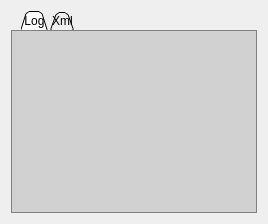
<?xml version="1.0" encoding="UTF-8"?>
<ui version="4.0">
 <class>LogWidget</class>
 <widget class="QWidget" name="LogWidget">
  <property name="geometry">
   <rect>
    <x>0</x>
    <y>0</y>
    <width>268</width>
    <height>224</height>
   </rect>
  </property>
  <property name="sizePolicy">
   <sizepolicy hsizetype="Maximum" vsizetype="Maximum">
    <horstretch>0</horstretch>
    <verstretch>0</verstretch>
   </sizepolicy>
  </property>
  <property name="windowTitle">
   <string>Form</string>
  </property>
  <property name="styleSheet">
   <string notr="true">QTextBrowser {
	border: 1px solid gray;
	background-color: rgba(0, 0, 0, 32);
}

QTabWidget::pane {
	background: rgba(0, 0, 0, 0);
	border: 0;

    /*
    position: absolute;
    top: 7px;
    */
}
QTabWidget::tab-bar {
	left: 10px;
}
QTabBar::tab {
    background: qlineargradient(x1: 0, y1: 0, x2: 0, y2: 1,
                                   stop: 0 rgba(0, 0, 0, 16),
								   stop: 0.4 rgba(0, 0, 0, 32),
                                   stop: 0.5 rgba(0, 0, 0, 30),
                                   stop: 1.0 rgba(0, 0, 0, 16));
     min-width: 8ex;
     padding: 2px;
	margin-right: 2px;
/*
	padding: 4px;
	margin-right: 2px;
	min-width: 40px;
*/
		
;
}


QTabBar::tab:selected, QTabBar::tab:hover {
    background: qlineargradient(x1: 0, y1: 0, x2: 0, y2: 1,
                                   stop: 0 rgba(0, 0, 0, 32),
								   stop: 0.4 rgba(0, 0, 0, 64),
                                   stop: 0.5 rgba(0, 0, 0, 60),
                                   stop: 1.0 rgba(0, 0, 0, 32));
	border: 1px solid gray;
	border-bottom: 0;

 }
QScrollBar:vertical {
	border: 1px solid grey;
	background: rgba(0, 0, 0, 0);
	width: 15px;
	margin: 19px 0 19px 0;
}
QScrollBar::handle:vertical {
	background: rgba(0, 0, 0, 32);
	border-top: 1px solid grey;
	border-bottom: 1px solid grey;
	min-height: 45px;
	margin-top: -1;
	margin-bottom: -1;
}
QScrollBar::add-line:vertical {
	border: 1px solid grey;
	background: rgba(0, 0, 0, 32);
	height: 15px;
	subcontrol-position: bottom;
	subcontrol-origin: margin;
}
QScrollBar::sub-line:vertical {
	border: 1px solid grey;
	background: rgba(0, 0, 0, 32);
	height: 15px;
	subcontrol-position: top;
	subcontrol-origin: margin;
}

QScrollBar::up-arrow:vertical, QScrollBar::down-arrow:vertical {
	border: 1px solid grey;
	width: 5px;
	height: 5px;
	background: rgb(0, 0, 0, 32);
}
QScrollBar::add-page:vertical, QScrollBar::sub-page:vertical {
	background: none;
}
</string>
  </property>
  <layout class="QHBoxLayout" name="horizontalLayout">
   <item>
    <widget class="QTabWidget" name="mp_tabWidget">
     <property name="focusPolicy">
      <enum>Qt::WheelFocus</enum>
     </property>
     <property name="styleSheet">
      <string notr="true"/>
     </property>
     <property name="tabShape">
      <enum>QTabWidget::Triangular</enum>
     </property>
     <property name="currentIndex">
      <number>0</number>
     </property>
     <widget class="QWidget" name="mp_tabLog">
      <attribute name="title">
       <string>Log</string>
      </attribute>
      <layout class="QGridLayout">
       <property name="verticalSpacing">
        <number>0</number>
       </property>
       <property name="margin">
        <number>0</number>
       </property>
       <item row="0" column="0">
        <widget class="QTextBrowser" name="mp_logView">
         <property name="focusPolicy">
          <enum>Qt::NoFocus</enum>
         </property>
         <property name="styleSheet">
          <string notr="true"/>
         </property>
         <property name="html">
          <string>&lt;!DOCTYPE HTML PUBLIC &quot;-//W3C//DTD HTML 4.0//EN&quot; &quot;http://www.w3.org/TR/REC-html40/strict.dtd&quot;&gt;
&lt;html&gt;&lt;head&gt;&lt;meta name=&quot;qrichtext&quot; content=&quot;1&quot; /&gt;&lt;style type=&quot;text/css&quot;&gt;
p, li { white-space: pre-wrap; }
&lt;/style&gt;&lt;/head&gt;&lt;body style=&quot; font-family:'DejaVu Sans'; font-size:9pt; font-weight:400; font-style:normal;&quot;&gt;
&lt;p style=&quot;-qt-paragraph-type:empty; margin-top:0px; margin-bottom:0px; margin-left:0px; margin-right:0px; -qt-block-indent:0; text-indent:0px; color:#ffffff;&quot;&gt;&lt;/p&gt;&lt;/body&gt;&lt;/html&gt;</string>
         </property>
         <property name="openLinks">
          <bool>false</bool>
         </property>
        </widget>
       </item>
      </layout>
     </widget>
     <widget class="QWidget" name="mp_tabDebug">
      <attribute name="title">
       <string>Xml</string>
      </attribute>
      <layout class="QGridLayout" name="gridLayout">
       <property name="margin">
        <number>0</number>
       </property>
       <property name="spacing">
        <number>0</number>
       </property>
       <item row="0" column="0">
        <widget class="QTextBrowser" name="mp_xmlView">
         <property name="html">
          <string>&lt;!DOCTYPE HTML PUBLIC &quot;-//W3C//DTD HTML 4.0//EN&quot; &quot;http://www.w3.org/TR/REC-html40/strict.dtd&quot;&gt;
&lt;html&gt;&lt;head&gt;&lt;meta name=&quot;qrichtext&quot; content=&quot;1&quot; /&gt;&lt;style type=&quot;text/css&quot;&gt;
p, li { white-space: pre-wrap; }
&lt;/style&gt;&lt;/head&gt;&lt;body style=&quot; font-family:'DejaVu Sans'; font-size:9pt; font-weight:400; font-style:normal;&quot;&gt;
&lt;p style=&quot;-qt-paragraph-type:empty; margin-top:0px; margin-bottom:0px; margin-left:0px; margin-right:0px; -qt-block-indent:0; text-indent:0px;&quot;&gt;&lt;/p&gt;&lt;/body&gt;&lt;/html&gt;</string>
         </property>
        </widget>
       </item>
      </layout>
     </widget>
    </widget>
   </item>
  </layout>
 </widget>
 <resources/>
 <connections/>
</ui>
